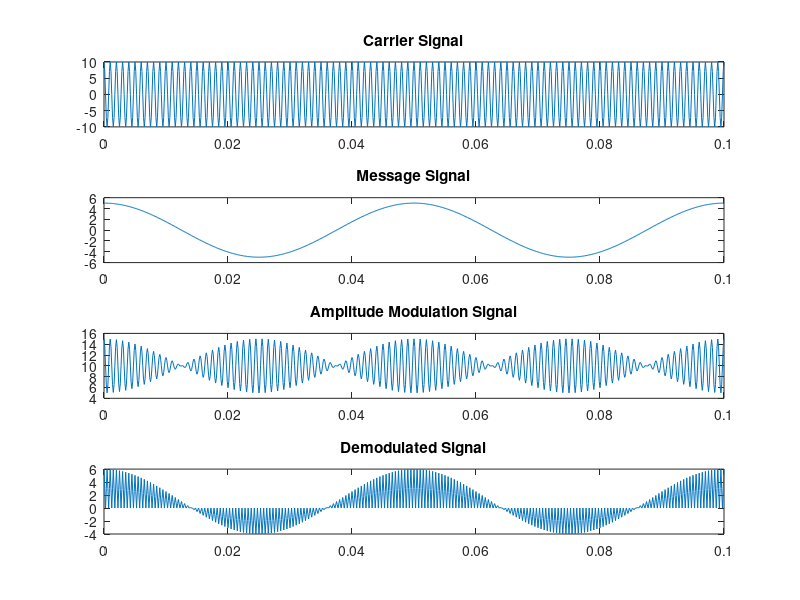

The MATLAB source for this figure:
%EXPT 1 : AMPLITUDE MODULATION

fc = 1000; %carrier frequency
fm = 20; %message signal frequency
fs = 8000; %sampling frequency
Am = 5; %Amplitude of message signal
Ac = 10; %Amplitude of carrier signal
T = 1/fs; %Time period
t = [0:T:0.1]; %Time range used in plotting signals
m = Am/Ac; %modulation index given as the ratio of message signal amplitude with carrier signal amplitude

%Carrier Signal
Sc = Ac*cos(2*pi*fc*t);
subplot(4,1,1); %Representation of plot at 1st row , 1st column out of 4 rows
plot(t,Sc); %Representing Carrier signal (Sc) wrt time at 1st row , 1st column
title('Carrier Signal')

%Message Signal
Sm = Am*cos(2*pi*fm*t);
subplot(4,1,2); %Representation of plot at 2nd row , 1st column out of 4 rows
plot(t,Sm); %Representing message signal (Sm) wrt time at 2nd row , 1st column
title('Message Signal')

%amplitude modulation
%AM = ammod(Sm,fc,fs);   
AM = Ac*(1+(m*cos(2*pi*fm*t).*cos(2*pi*fc*t)));
%AM = Ac*cos(2*pi*fc*t)+(Ac*m*Sm.*cos(2*pi*fc*t));
subplot(4,1,3); %Representation of plot at 3rd row , 1st column out of 4 rows
plot(t,AM); %Representing Amplitude Modulation signal (AM) wrt time at 3rd row , 1st column
title('Amplitude Modulation Signal')

%amplitude demodulation
DAM = (1+Sm).*cos(2*pi*fc*t).*cos(2*pi*fc*t);
subplot(4,1,4); %Representation of plot at 4th row , 1st column out of 4 rows
plot(t,DAM); %Representing Amplitude Demodulation signal (DAM) wrt time at 4th row , 1st column
title('Demodulated Signal')
